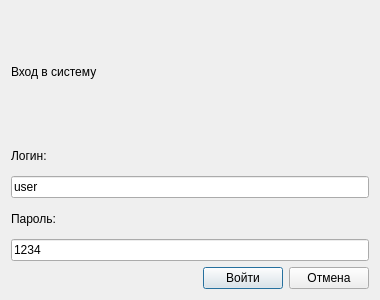
<?xml version="1.0" encoding="UTF-8"?>
<ui version="4.0"><class>Dialog</class><widget class="QDialog" name="Dialog"><property name="geometry"><rect><x>0</x><y>0</y><width>380</width><height>300</height></rect></property><property name="windowTitle"><string>#117 mixed/202_login_form</string></property><layout class="QVBoxLayout" name="verticalLayout"><property name="leftMargin"><number>11</number></property><property name="topMargin"><number>11</number></property><property name="rightMargin"><number>11</number></property><property name="bottomMargin"><number>11</number></property><property name="spacing"><number>6</number></property><item><widget class="QLabel" name="l1"><property name="text"><string>Вход в систему</string></property></widget></item><item><layout class="QVBoxLayout" name="fields"><property name="leftMargin"><number>0</number></property><property name="topMargin"><number>0</number></property><property name="rightMargin"><number>0</number></property><property name="bottomMargin"><number>0</number></property><property name="spacing"><number>4</number></property><item><widget class="QLabel" name="l2"><property name="text"><string>Логин:</string></property></widget></item><item><widget class="QLineEdit" name="e1"><property name="text"><string>user</string></property></widget></item><item><widget class="QLabel" name="l3"><property name="text"><string>Пароль:</string></property></widget></item><item><widget class="QLineEdit" name="e2"><property name="text"><string>1234</string></property></widget></item></layout></item><item><layout class="QHBoxLayout" name="buttons"><property name="leftMargin"><number>0</number></property><property name="topMargin"><number>0</number></property><property name="rightMargin"><number>0</number></property><property name="bottomMargin"><number>0</number></property><property name="spacing"><number>6</number></property><item><spacer name="horizontalSpacer"><property name="orientation"><enum>Qt::Orientation::Horizontal</enum></property><property name="sizeHint" stdset="0"><size><width>40</width><height>20</height></size></property></spacer></item><item><widget class="QPushButton" name="ok"><property name="text"><string>Войти</string></property></widget></item><item><widget class="QPushButton" name="cancel"><property name="text"><string>Отмена</string></property></widget></item></layout></item></layout></widget></ui>
